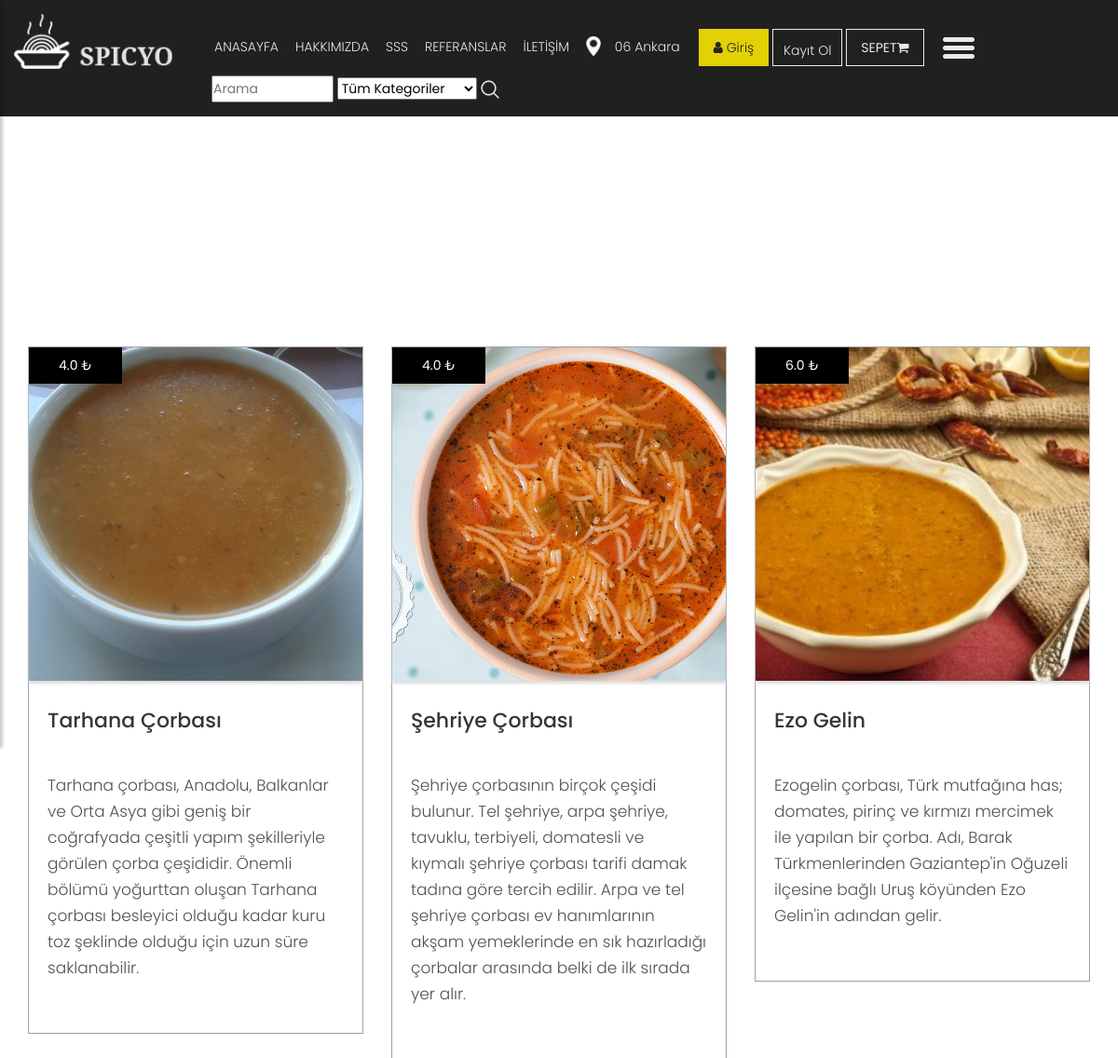
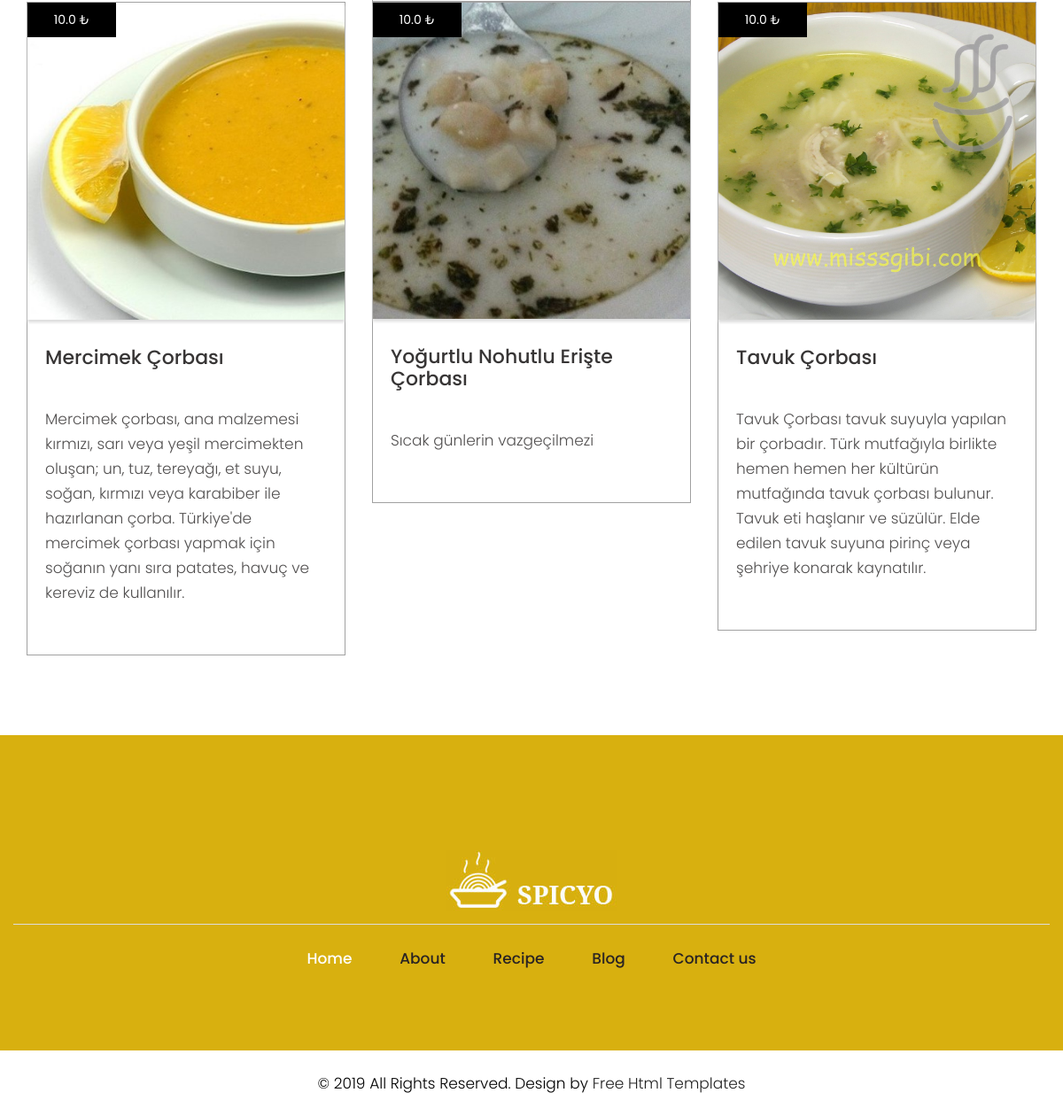
Page /catagory/14/corba-cesitleri/ on the committed database (2 pictures, top to bottom).
### product/models.py (models this page shows, shortened)
class Product(MPTTModel):
    STATUS = (
        ('True', 'Evet'),
        ('False', 'Hayır'),
    )
    restaurant = models.ForeignKey(Restaurant, on_delete=models.CASCADE)
    catagory = models.ForeignKey(Catagory, on_delete=models.CASCADE)
    title = models.CharField(max_length=150)
    keywords = models.CharField(blank=True,max_length=255)
    description = models.CharField(blank=True,max_length=255)
    price = models.FloatField()
    amount = models.IntegerField()
    detail = RichTextUploadingField()
    slug = models.SlugField(null=False, unique=True)
    parent = TreeForeignKey('self', blank=True, null=True, related_name='children', on_delete=models.CASCADE)
    image = models.ImageField(blank=True, upload_to='images/')
    status = models.CharField(max_length=10, choices=STATUS)
    create_at = models.DateTimeField(auto_now_add=True)
    update_at = models.DateTimeField(auto_now_add=True)
    def image_tag(self):
        return mark_safe('<img src="{}" height="50"/>'.format(self.image.url))
    image_tag.short_description = 'Image'

### home/views.py (the view)
# urls.py: path('catagory/<int:id>/<slug:slug>/', views.catagory_products, name='catagory_products'),
def catagory_products(request,id,slug):
    catagory = Catagory.objects.all()
    catagorydata = Catagory.objects.get(pk=id)
    products = Product.objects.filter(catagory_id=id)
    context = {'products': products,
               'catagory': catagory,
               'catagorydata': catagorydata,
               }
    return render(request,'products.html', context)

### home/templates/products.html (shortened to what this page needs)
{%  extends "homebase.html" %}
{% block content %}
    <div id="breadcrumb">
        <div class="container">
            <ul class="breadcrumb">
                <li><a href="/">Anasayfa</a></li>
                <li class="active">{{ catagorydata.title }}</li>
            </ul>
        </div>
    </div>
    <div class="section">
        <div class="container">
            <div class="row">
                <br/><br/><br/><br/><br/>
                <div class="blog">
                        <div class="row">
                            {% for rs in products %}
                          <div class="col-xl-4 col-lg-4 col-md-4 col-sm-12 mar_bottom">
                            <div class="blog_box">
                              <div class="blog_img_box">
                                <figure><img src="{{ rs.image.url }}" alt="#"/>
                                 <span> {{ rs.price }} ₺ </span>
                                </figure>
                              </div>
                               <a href="/product/{{ rs.id }}/{{ rs.slug }}"><h3>{{ rs.title }}</h3></a>
                              <p> {{ rs.detail | safe }} </p>
                            </div>
                          </div>
                                {% endfor %}
                      </div>
                    </div>
            </div>
        </div>
    </div>
{% endblock %}

### home/static/css/style.css (style rules this page uses)
body { color: #666666; font-size: 14px; font-family: 'poppins', sans-serif; line-height: 1.80857; font-weight: normal; }
a { color: #1f1f1f; text-decoration: none !important; outline: none !important; -webkit-transition: all .3s ease-in-out; -moz-transition: all .3s ease-in-out; -ms-transition: all .3s ease-in-out; -o-transition: all .3s ease-in-out; transition: all .3s ease-in-out; }
h1, h2, h3, h4, h5, h6 { letter-spacing: 0; font-weight: normal; position: relative; padding: 0 0 10px 0; font-weight: normal; line-height: normal; color: #111111; margin: 0 }
h3 { font-size: 18px }
*, *::after, *::before { -webkit-box-sizing: border-box; -moz-box-sizing: border-box; box-sizing: border-box; }
ul, li, ol { margin: 0px; padding: 0px; list-style: none; }
p { margin: 0px; font-weight: 300; font-size: 15px; line-height: 24px; }
a { color: #222222; text-decoration: none; outline: none !important; }
a, .btn { text-decoration: none !important; outline: none !important; -webkit-transition: all .3s ease-in-out; -moz-transition: all .3s ease-in-out; -ms-transition: all .3s ease-in-out; -o-transition: all .3s ease-in-out; transition: all .3s ease-in-out; }
img { max-width: 100%; height: auto; }
.blog { padding-top: 180px; }
.blog .blog_box { border:#a1a1a1 solid 1px; background: #fff; }
.blog .blog_box .blog_img_box { background: #fff; box-shadow: #ddd 0px 3px 3px 0px; }
.blog .blog_box .blog_img_box figure { margin:0; position: relative; }
.blog_img_box figure img { width: 100%; }
.blog .blog_box .blog_img_box figure span { background: #000; top: 0; text-align: center; padding: 7px 10px; color: #fff; right: 0; left: 0; position: absolute; width: 100px; }
.blog .blog_box h3 { color: #373535; font-size: 22px; line-height: 25px; font-weight: 500; padding: 0px 20px; padding-top: 30px; padding-bottom: 15px; }
.blog .blog_box p { color: #525050; font-size: 17px; line-height: 28px; padding: 0px 20px; padding-bottom:28px; }
* { margin: 0; padding: 0; }

### rows in the picture
Product: image (picture), price "4.0", title "Tarhana Çorbası", detail "Tarhana çorbası, Anadolu, Balkanlar ve Orta Asya gibi geniş bir coğrafyada çeşitli yapım şekilleriyle görülen çorba çeşididir. Önemli bölümü yoğurttan oluşan Tarhana çorbası besleyici olduğu kadar kuru toz şeklinde olduğu için uzun süre saklanabilir."
Product: image (picture), price "4.0", title "Şehriye Çorbası", detail "Şehriye çorbasının birçok çeşidi bulunur. Tel şehriye, arpa şehriye, tavuklu, terbiyeli, domatesli ve kıymalı şehriye çorbası tarifi damak tadına göre tercih edilir. Arpa ve tel şehriye çorbası ev hanımlarının akşam yemeklerinde en sık hazırladığı çorbalar arasında belki de ilk sırada yer alır."
Product: image (picture), price "6.0", title "Ezo Gelin", detail "Ezogelin çorbası, Türk mutfağına has; domates, pirinç ve kırmızı mercimek ile yapılan bir çorba. Adı, Barak Türkmenlerinden Gaziantep'in Oğuzeli ilçesine bağlı Uruş köyünden Ezo Gelin'in adından gelir."
Product: image (picture), price "10.0", title "Mercimek Çorbası", detail "Mercimek çorbası, ana malzemesi kırmızı, sarı veya yeşil mercimekten oluşan; un, tuz, tereyağı, et suyu, soğan, kırmızı veya karabiber ile hazırlanan çorba. Türkiye'de mercimek çorbası yapmak için soğanın yanı sıra patates, havuç ve kereviz de kullanılır."
Product: image (picture), price "10.0", title "Yoğurtlu Nohutlu Erişte Çorbası", detail "Sıcak günlerin vazgeçilmezi"
Product: image (picture), price "10.0", title "Tavuk Çorbası", detail "Tavuk Çorbası tavuk suyuyla yapılan bir çorbadır. Türk mutfağıyla birlikte hemen hemen her kültürün mutfağında tavuk çorbası bulunur. Tavuk eti haşlanır ve süzülür. Elde edilen tavuk suyuna pirinç veya şehriye konarak kaynatılır."
